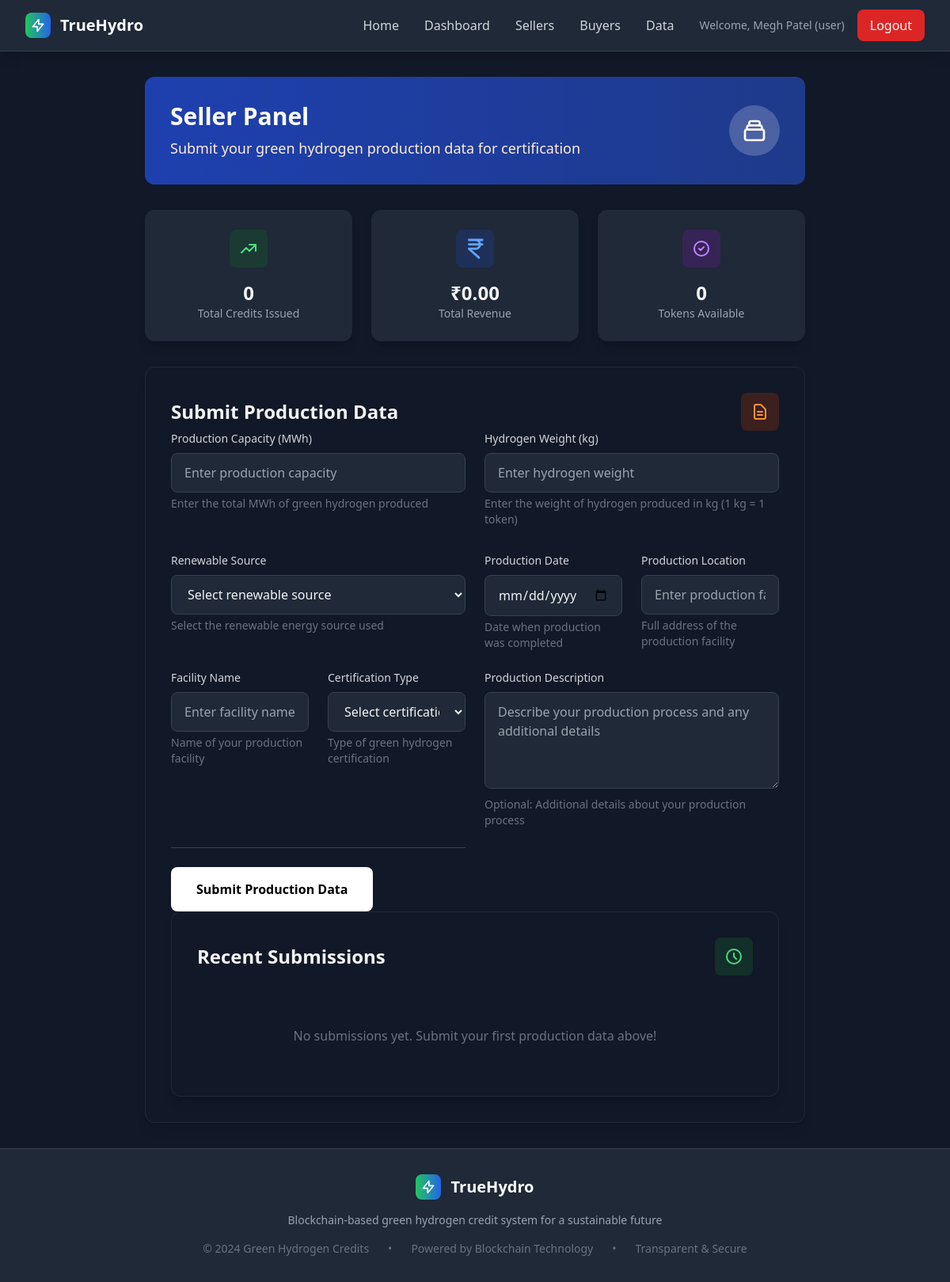
Before: /seller_panel (signed in) with the older database file.
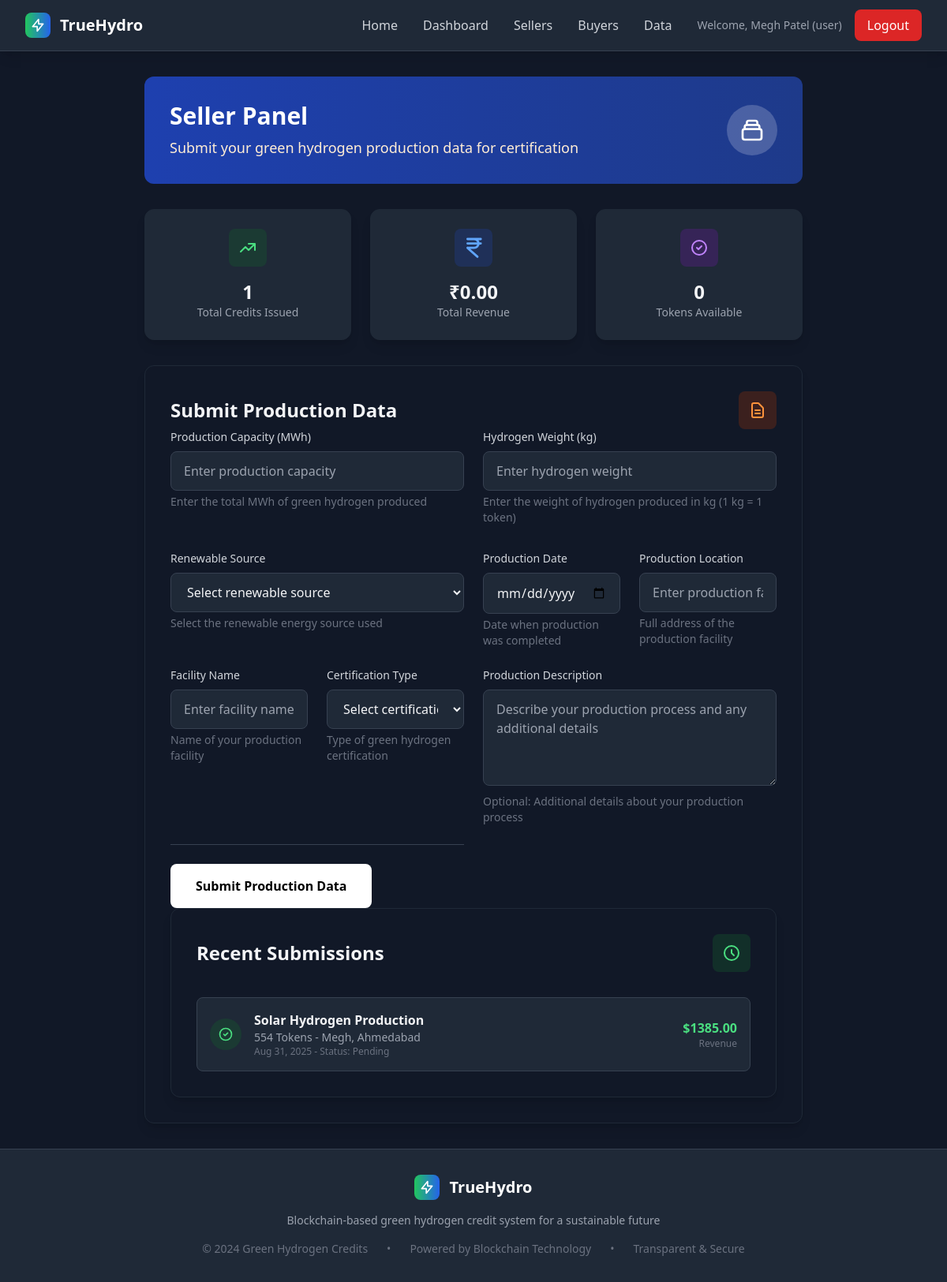
After: the same page with the newer database file.
### app.py (models this page shows)
class HydrogenCredit(db.Model):
    id = db.Column(db.Integer, primary_key=True)
    credit_id = db.Column(db.String(36), unique=True, nullable=False, default=lambda: str(uuid.uuid4()))
    seller_id = db.Column(db.Integer, db.ForeignKey('user.id'), nullable=False)
    buyer_id = db.Column(db.Integer, db.ForeignKey('user.id'), nullable=True)
    production_capacity = db.Column(db.Float, nullable=False)  # MWh
    hydrogen_weight_kg = db.Column(db.Float, nullable=False)  # Weight in kg
    tokens_generated = db.Column(db.Integer, nullable=False)  # 1 kg = 1 token
    renewable_source = db.Column(db.String(50), nullable=False)
    production_date = db.Column(db.Date, nullable=False)
    location = db.Column(db.String(200), nullable=False)
    facility_name = db.Column(db.String(100), nullable=False)
    certification_type = db.Column(db.String(50), nullable=False)
    description = db.Column(db.Text, nullable=True)
    price_per_token = db.Column(db.Float, nullable=False)  # Price per token
    status = db.Column(db.String(20), default='pending')  # 'pending', 'approved', 'rejected', 'available', 'sold', 'retired'
    created_at = db.Column(db.DateTime, default=lambda: datetime.now(timezone.utc))
    verified_at = db.Column(db.DateTime, nullable=True)
    verified_by = db.Column(db.String(100), nullable=True)
    rejection_reason = db.Column(db.Text, nullable=True)
    blockchain_hash = db.Column(db.String(64), nullable=True)
    certificate_id = db.Column(db.String(36), nullable=True)
    sold_at = db.Column(db.DateTime, nullable=True)
    retired_at = db.Column(db.DateTime, nullable=True)
    seller = db.relationship('User', foreign_keys=[seller_id])
    buyer = db.relationship('User', foreign_keys=[buyer_id])

### app.py (the view)
    def decorated_function(*args, **kwargs):
        if 'user_id' not in session:
            flash('Please log in to access this page.', 'error')
            return redirect(url_for('login'))
        return f(*args, **kwargs)

### app.py (called while the page is built)
def login_required(f):
    def decorated_function(*args, **kwargs):
        if 'user_id' not in session:
            flash('Please log in to access this page.', 'error')
            return redirect(url_for('login'))
        return f(*args, **kwargs)
    decorated_function.__name__ = f.__name__
    return decorated_function

### templates/seller_panel.html (shortened to what the changed rows need)
{% extends "base.html" %}
{% block content %}
<div class="space-y-8">
    <div class="bg-gradient-to-r from-blue-800 to-blue-900 rounded-xl p-8 text-white">
        <div class="flex items-center justify-between">
            <div>
                <h1 class="text-3xl font-bold mb-2">Seller Panel</h1>
            </div>
        </div>
    </div>
    <div class="grid grid-cols-1 md:grid-cols-3 gap-6">
        <div class="bg-gray-800 rounded-xl shadow-lg p-6 border border-gray-800 text-center">
            <div class="w-12 h-12 bg-green-900/40 rounded-lg flex items-center justify-center mx-auto mb-4">
                <svg class="w-6 h-6 text-green-400" fill="none" stroke="currentColor" viewBox="0 0 24 24">
                    <path stroke-linecap="round" stroke-linejoin="round" stroke-width="2" d="M13 7h8m0 0v8m0-8l-8 8-4-4-6 6"></path>
                </svg>
            </div>
            <div class="text-2xl font-bold text-gray-100">{{ total_credits }}</div>
            <div class="text-sm text-gray-400">Total Credits Issued</div>
        </div>
    </div>
    <div class="bg-gray-900 rounded-xl shadow-lg p-8 border border-gray-800">
        <div class="flex items-center justify-between">
            <h2 class="text-2xl font-bold text-gray-100">Submit Production Data</h2>
        </div>
    </div>
    <div class="bg-gray-900 rounded-xl shadow-lg p-8 border border-gray-800">
        <div class="flex items-center justify-between mb-8">
            <h2 class="text-2xl font-bold text-gray-100">Recent Submissions</h2>
        </div>
        <div class="space-y-4">
            {% for submission in recent_submissions %}
            <div class="flex items-center justify-between p-4 bg-gray-800 rounded-lg border border-gray-700">
                <div class="flex items-center space-x-4">
                    <div class="w-10 h-10 bg-green-900/40 rounded-full flex items-center justify-center">
                        <svg class="w-5 h-5 text-green-400" fill="none" stroke="currentColor" viewBox="0 0 24 24">
                            <path stroke-linecap="round" stroke-linejoin="round" stroke-width="2" d="M9 12l2 2 4-4m6 2a9 9 0 11-18 0 9 9 0 0118 0z"></path>
                        </svg>
                    </div>
                    <div>
                        <div class="font-semibold text-gray-100">{{ submission.renewable_source.title() }} Hydrogen Production</div>
                        <div class="text-sm text-gray-400">{{ submission.tokens_generated }} Tokens - {{ submission.facility_name }}, {{ submission.location }}</div>
                        <div class="text-xs text-gray-500">{{ submission.created_at.strftime('%b %d, %Y') }} - Status: {{ submission.status.title() }}</div>
                    </div>
                </div>
                <div class="text-right">
                    <div class="font-bold text-green-400">${{ "%.2f"|format(submission.tokens_generated * submission.price_per_token) }}</div>
                    <div class="text-xs text-gray-500">Revenue</div>
                </div>
            </div>
            {% else %}
            <div class="text-center py-8 text-gray-500">
                <p>No submissions yet. Submit your first production data above!</p>
            </div>
            {% endfor %}
        </div>
    </div>
</div>
{% endblock %}

Changed rows visible on the page:
added HydrogenCredit: renewable_source "Solar", tokens_generated "554", facility_name "Megh", location "Ahmedabad", created_at "Aug 31, 2025", status "Pending", submission.tokens_generated*submission.price_per_token "1385.00"
Other visible differences:
{{ total_credits }}: "0" → "1"
text no longer shown: "No submissions yet. Submit your first production data above!"
